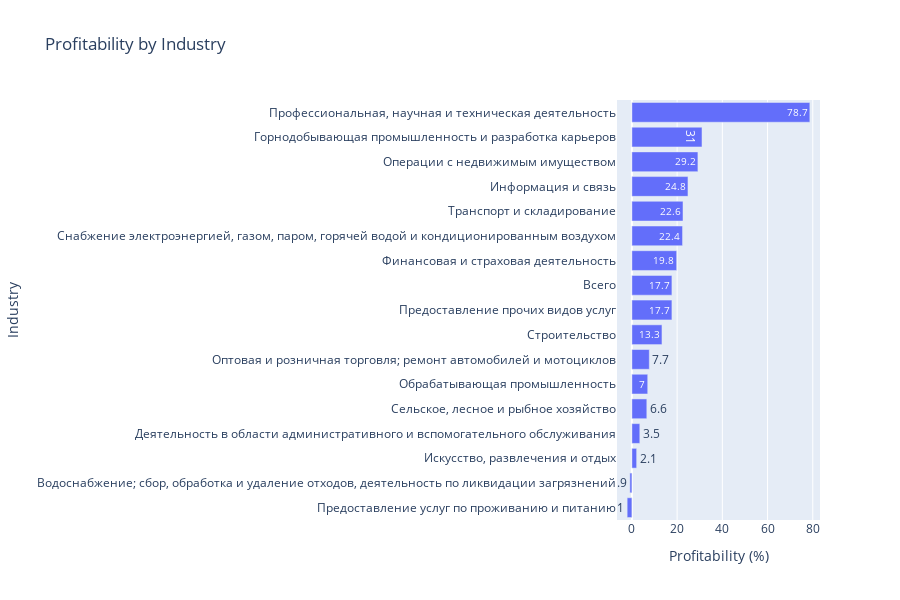

Notebook code cell kept with this figure:
### Code cell
import plotly.graph_objects as go

# Sort the data by Profitability for better visualization in descending order
df_2_sorted = df_2.sort_values(by='Profitability', ascending=True)  # Ascending for horizontal bar chart

# Create a horizontal bar chart
fig = go.Figure(go.Bar(
    x=df_2_sorted['Profitability'],  # Profitability on x-axis (horizontal)
    y=df_2_sorted['Industry'],       # Industry on y-axis (vertical categories)
    orientation='h',                 # Horizontal orientation
    text=df_2_sorted['Profitability'],  # Show Profitability values on the bars
    textposition='auto'              # Position the text automatically
))

# Update layout for better readability
fig.update_layout(
    title='Profitability by Industry',
    xaxis_title='Profitability (%)',
    yaxis_title='Industry',
    height=600,  # Adjust height for readability
    margin=dict(l=150)  # Add left margin for longer industry names
)

fig.show()

### Figure 1 — Plotly figure (JSON) as saved in the notebook; plotly's stock layout.template omitted (floating-point values rounded to 4 significant figures)
{"data": [{"orientation": "h", "text": [-2.1, -0.9, 2.1, 3.5, 6.6, 7, 7.7, 13.3, 17.7, 17.7, 19.8, 22.4, 22.6, 24.8, 29.2, 31, 78.7], "textposition": "auto", "type": "bar", "x": [-2.1, -0.9, 2.1, 3.5, 6.6, 7, 7.7, 13.3, 17.7, 17.7, 19.8, 22.4, 22.6, 24.8, 29.2, 31, 78.7], "y": ["Предоставление услуг по проживанию и питанию", "Водоснабжение; сбор, обработка и удаление отходов, деятельность по ликвидации загрязнений", "Искусство, развлечения и отдых", "Деятельность в области административного и вспомогательного обслуживания", "Сельское, лесное и рыбное хозяйство", "Обрабатывающая промышленность", "Оптовая и розничная торговля; ремонт автомобилей и мотоциклов", "Строительство", "Предоставление прочих видов услуг", "Всего", "Финансовая и страховая деятельность", "Снабжение электроэнергией, газом, паром, горячей водой и кондиционированным воздухом", "Транспорт и складирование", "Информация и связь", "Операции с недвижимым имуществом", "Горнодобывающая промышленность и разработка карьеров", "Профессиональная, научная и техническая деятельность"]}], "layout": {"height": 600, "margin": {"l": 150}, "title": {"text": "Profitability by Industry"}, "xaxis": {"title": {"text": "Profitability (%)"}}, "yaxis": {"title": {"text": "Industry"}}}}
